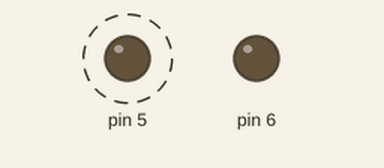
A sketch run on a simulated Arduino Uno, built with avr-gcc and run on an emulated ATmega328P. Parts: output pins drawn as LEDs (lit = HIGH). Dashed ring = blinking.

Above: at 0.2 s.
At 3.7 s:
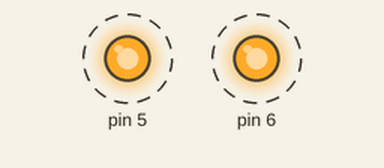
Timing chart, 0 to 4.6 s (numbered marks = the images above):
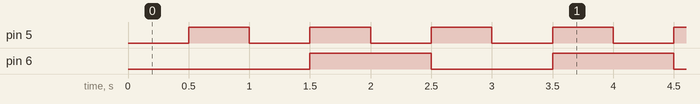

The sketch:

tempoutmuxtest.ino
```cpp
void setup() {
  // put your setup code here, to run once:

 pinMode(5, OUTPUT);
  pinMode(6, OUTPUT);
}

void loop() {
  // put your main code here, to run repeatedly:
  delay(500);
digitalWrite(5, HIGH);
digitalWrite(6, LOW);

delay(500);
digitalWrite(5, LOW);
digitalWrite(6, LOW);

delay(500);
digitalWrite(5, HIGH);
digitalWrite(6, HIGH);

delay(500);
digitalWrite(5, LOW);
digitalWrite(6, HIGH);
}
```

Measured:
- by itself, pin 5: alternates HIGH for 0.50 s and LOW for 0.50 s
- by itself, pin 6: alternates HIGH for 1.0 s and LOW for 1.0 s
- by itself, everything shown: repeats every 2.0 s, in 4 steps
